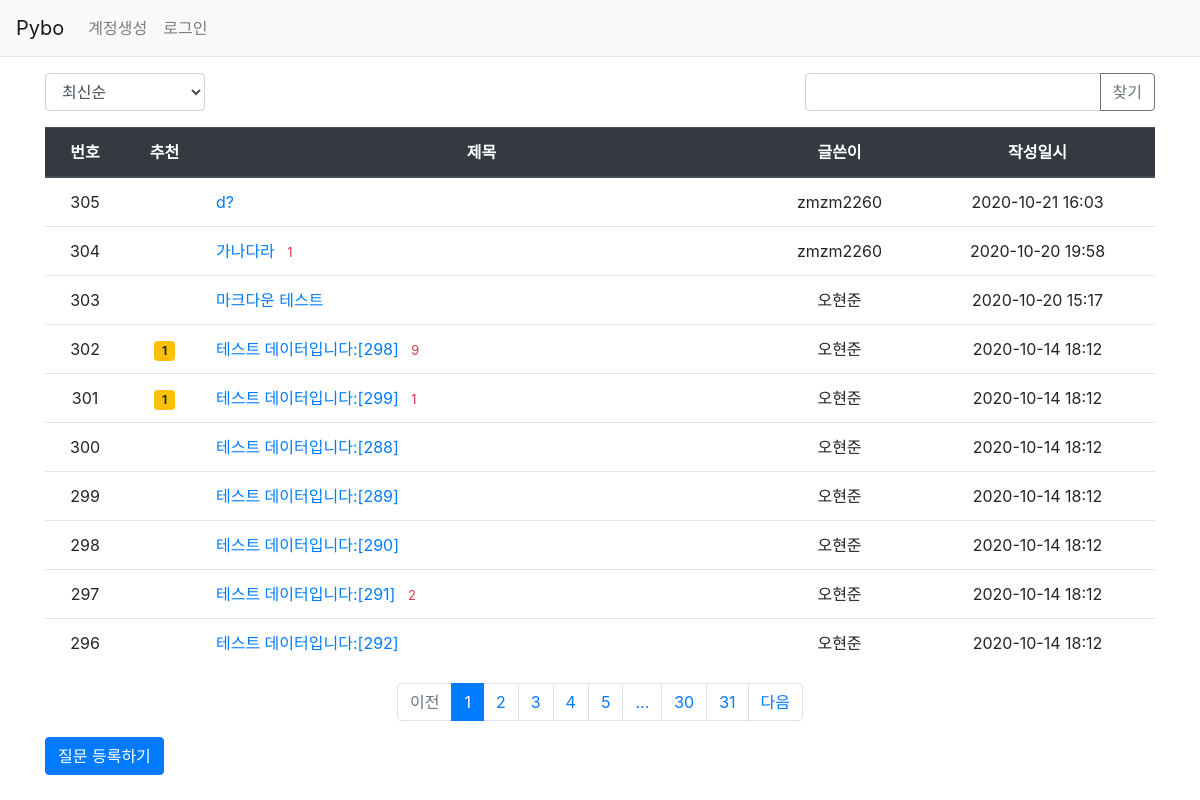
Page /question/list/ on the earlier database version.
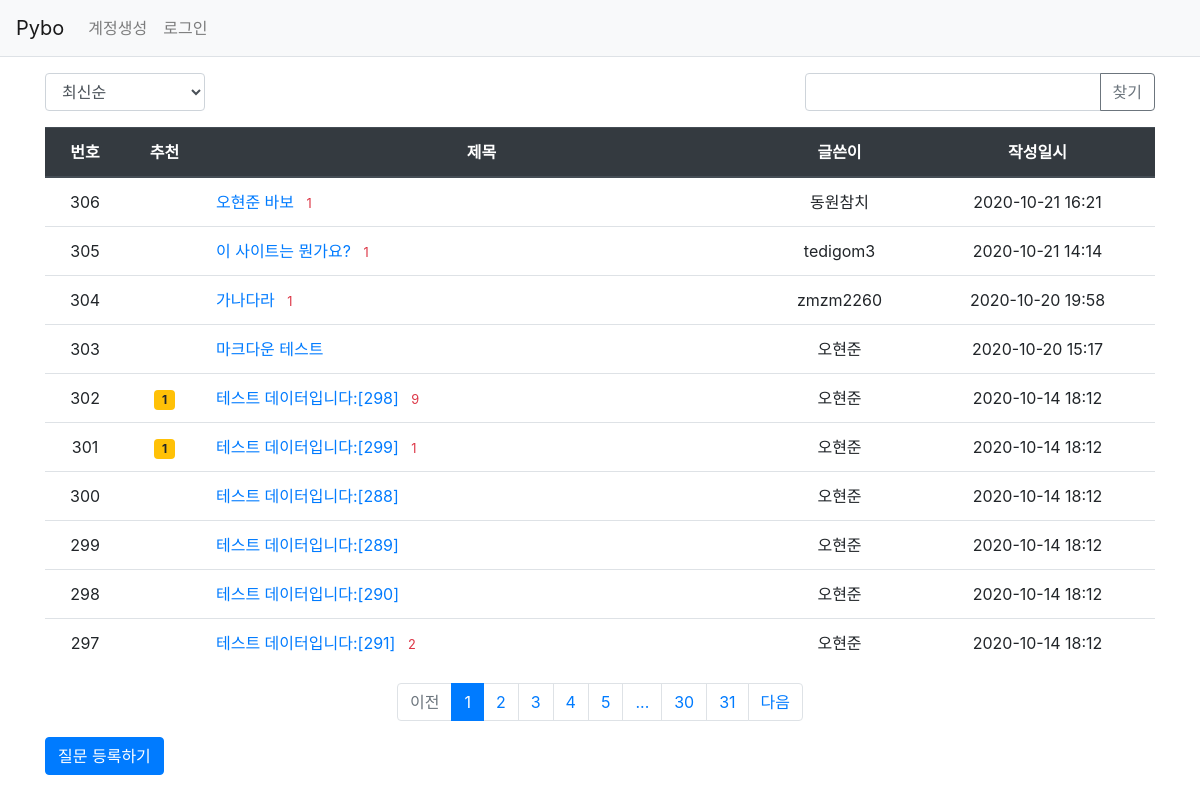
Same page on the later database version.
### pybo/models.py (models this page shows)
class Question(db.Model):
    id = db.Column(db.Integer, primary_key=True)
    subject = db.Column(db.String(100), nullable=False)
    content = db.Column(db.Text(), nullable=False)
    create_date = db.Column(db.DateTime(), nullable=False)
    user_id = db.Column(db.Integer, db.ForeignKey('user.id', ondelete='CASCADE'), nullable=False)
    user = db.relationship('User', backref=db.backref('question_set'))
    modify_date = db.Column(db.DateTime(), nullable=True)
    voter = db.relationship('User', secondary=question_voter, backref=db.backref('question_voter_set'))

class User(db.Model):
    id = db.Column(db.Integer, primary_key=True)
    username = db.Column(db.String(150), unique=True, nullable=False)
    password = db.Column(db.String(200), nullable=False)
    email = db.Column(db.String(120), unique=True, nullable=False)

### pybo/views/question_views.py (the view, shortened to what this page needs)
@bp.route('/list/')
def _list():
    page = request.args.get('page', type=int, default=1)
    kw = request.args.get('kw', type=str, default='')
    so = request.args.get('so', type=str, default='recent')
    if so == 'recommend':
        sub_query = db.session.query(question_voter.c.question_id, func.count('*').label('num_voter')) \
            .group_by(question_voter.c.question_id).subquery()
        question_list = Question.query \
            .outerjoin(sub_query, Question.id == sub_query.c.question_id) \
            .order_by(sub_query.c.num_voter.desc(), Question.create_date.desc())
    elif so == 'popular':
        sub_query = db.session.query(Answer.question_id, func.count('*').label('num_answer')) \
            .group_by(Answer.question_id).subquery()
        question_list = Question.query \
            .outerjoin(sub_query, Question.id == sub_query.c.question_id) \
            .order_by(sub_query.c.num_answer.desc(), Question.create_date.desc())
    else:  # recent
        question_list = Question.query.order_by(Question.create_date.desc())
    question_list = question_list.paginate(page, per_page=10)
    return render_template('question/question_list.html', question_list=question_list, page=page, kw=kw, so=so)

### pybo/filter.py (called while the page is built)
def format_datetime(value, fmt="%Y-%m-%d %H:%M"):
    return value.strftime(fmt)

### pybo/views/auth_views.py (called while the page is built)
@bp.before_app_request # 이 어노테이션이 적용된 함수는 라우트 함수 실행 전에 항상 먼저 실행된다.
def load_logged_in_user():
    user_id = session.get('user_id')
    if user_id is None:
        g.user = None
    else:
        g.user = User.query.get(user_id)

### pybo/templates/question/question_list.html (shortened to what this page needs)
{% extends 'base.html' %}
{% block content %}
<div class="container my-3">
    <div class="row justify-content-between my-3">
        <div class="col-2">
            <select class="form-control so">
                <option value="recent" {% if so=='recent' %}selected{% endif %}>최신순</option>
            </select>
        </div>
        <div class="col-4 input-group">
            <input type="text" class="form-control kw" value="{{ kw or '' }}">
            <div class="input-group-append">
                <button class="btn btn-outline-secondary" type="button" id="btn_search">찾기</button>
            </div>
        </div>
    </div>
    <table class="table">
        <thead>
        <tr class="text-center thead-dark">
            <th>번호</th>
            <th>추천</th>
            <th style="width:50%">제목</th>
            <th>글쓴이</th>
            <th>작성일시</th>
        </tr>
        </thead>
        <tbody>
        {% if question_list %}
        {% for question in question_list.items %}
        <tr class="text-center">
            <td>{{ question_list.total - ((question_list.page-1) * question_list.per_page) - loop.index0 }}</td>
            <td>
                {% if question.voter|length > 0 %}
                <span class="badge badge-warning px-2 py-1">{{ question.voter|length }}</span>
                {% endif %}
            </td>
            <td class="text-left">
                <a href="{{ url_for('question.detail', question_id=question.id) }}">{{ question.subject }}</a>
                {% if question.answer_set|length > 0 %}
                <span class="text-danger small ml-2">{{ question.answer_set|length }}</span>
                {% endif %}
            </td>
            <td>{{ question.user.username }}</td>
            <td>{{ question.create_date|datetime }}</td>
        </tr>
        {% endfor %}
        {% else %}
        <tr>
            <td colspan="3">질문이 없습니다.</td>
        </tr>
        {% endif %}
        </tbody>
    </table>
    <ul class="pagination justify-content-center">
        {% if question_list.has_prev %}
        <li class="page-item">
            <a class="page-link" data-page="{{ question_list.prev_num }}" href="#">이전</a>
        </li>
        {% else %}
        <li class="page-item disabled">
            <a class="page-link" tabindex="-1" aria-disabled="true" href="#">이전</a>
        </li>
        {% endif %}
        {% for page_num in question_list.iter_pages() %}
            {% if page_num %}
                {% if page_num != question_list.page %}
                <li class="page-item">
                    <a class="page-link" data-page="{{ page_num }}" href="#">{{ page_num }}</a>
                </li>
                {% else %}
                <li class="page-item active" aria-current="page">
                    <a class="page-link" href="#">{{ page_num }}</a>
                </li>
                {% endif %}
           {% else %}
                <li class="disabled">
                    <a class="page-link" href="#">...</a>
                </li>
           {% endif %}
        {% endfor %}
        {% if question_list.has_next %}
        <li class="page-item">
            <a class="page-link" data-page="{{ question_list.next_num }}" href="#">다음</a>
        </li>
        {% else %}
        <li class="page-item disabled">
            <a class="page-link" tabindex="-1" aria-disabled="true" href="#">다음</a>
        </li>
        {% endif %}
    </ul>
    <a href="{{ url_for('question.create') }}" class="btn btn-primary">질문 등록하기</a>
</div>
{% endblock %}

### pybo/templates/base.html (shortened to what this page needs)
<!doctype html>
<html lang="ko">
<head>
	<link rel="stylesheet" href="{{ url_for('static', filename='bootstrap.min.css') }}">
	<link rel="stylesheet" href="{{ url_for('static', filename='style.css') }}">
</head>
<body>
{% include "navbar.html" %}
{% block content %}
{% endblock %}
</body>
</html>

### pybo/templates/navbar.html (shortened to what this page needs)
<nav class="navbar navbar-expand-lg navbar-light bg-light border-bottom">
	<a class="navbar-brand" href="{{ url_for('main.index') }}">Pybo</a>
	<div class="collapse navbar-collapse flex-grow-0" id="navbarNav">
		{% if g.user %}
		<ul class="navbar-nav">
			<li class="nav-item ">
				<a class="nav-link" href="{{ url_for('auth.logout') }}">{{ g.user.username }} (로그아웃)</a>
			</li>
		</ul>
		{% else %}
		<ul class="navbar-nav">
			<li class="nav item ">
				<a class="nav-link" href="{{ url_for('auth.signup') }}">계정생성</a>
			</li>
			<li class="nav-item ">
				<a class="nav-link" href="{{ url_for('auth.login') }}">로그인</a>
			</li>
		</ul>
		{% endif %}
	</div>
</nav>

Differences in the rows shown:
removed Question: total "305", subject "d?", user.username "zmzm2260", create_date "2020-10-21 16:03"
no longer on this page (row unchanged): Question: id "296", subject "테스트 데이터입니다:[292]", user.username "오현준", create_date "2020-10-14 18:12"
added Question: total "306", subject "오현준 바보", answer_set|length "1", user.username "동원참치", create_date "2020-10-21 16:21"
added Question: total "305", subject "이 사이트는 뭔가요?", answer_set|length "1", user.username "tedigom3", create_date "2020-10-21 14:14"
